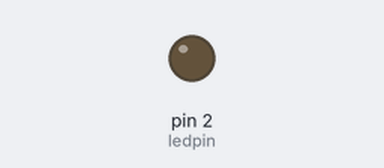
This sketch was run on a simulated Arduino Uno, built with avr-gcc and run on an emulated ATmega328P. Parts: output pins drawn as LEDs (lit = HIGH).

Above: at 6.4 s.
At 25.6 s:
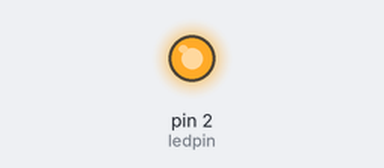
Timing chart, 0 to 66.6 s (numbered marks = the images above):
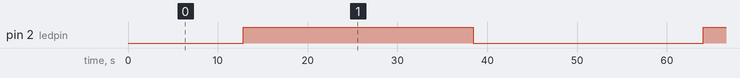

The sketch:

esp2.ino
```cpp
#define ledpin 2
int pwm ;
void setup() {
  pinMode(ledpin , OUTPUT);

}

void loop() {
  for (pwm = 0;pwm<=255;pwm++){
    analogWrite(ledpin , pwm);
   delay(100);
  }
  for (pwm = 255;pwm>=0;pwm--){
    analogWrite(ledpin , pwm);
    delay(100);
  }
}
  // put your main code here, to run repgb6eatedly:
```

Measured:
- by itself, pin 2 (ledpin): alternates HIGH for 25.6 s and LOW for 25.6 s
